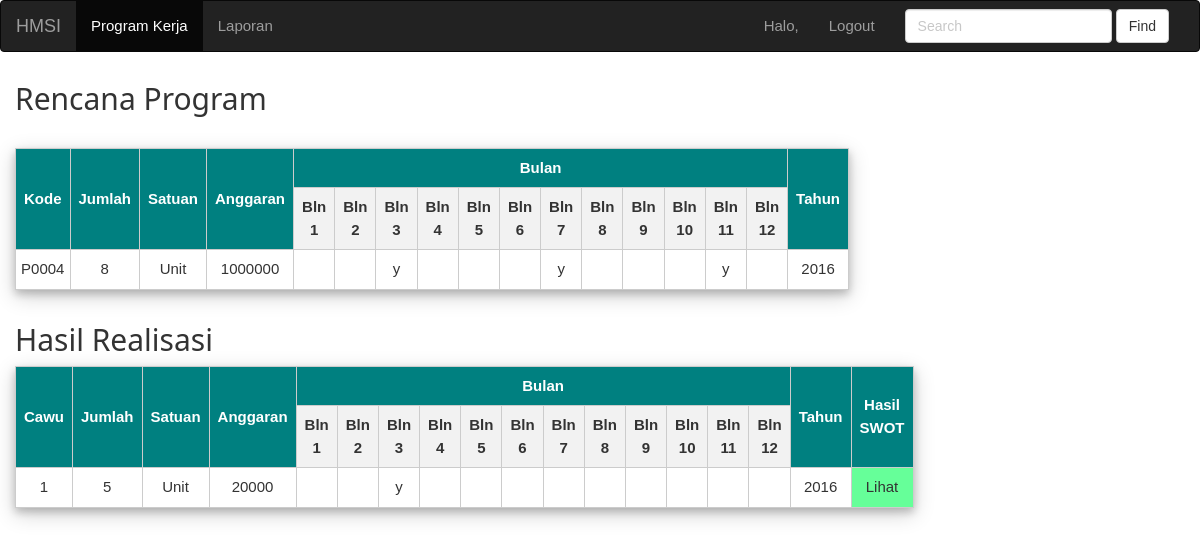
The app's page /hasil-realisasi-pend.php?kode_prog=P0004 with its own data.
### tables this page shows
CREATE TABLE IF NOT EXISTS `prog_kerja` (
  `kode_prog` char(5) NOT NULL,
  `divisi` varchar(20) DEFAULT NULL,
  `nm_prog` varchar(100) NOT NULL,
  `ren_indikator` varchar(100) NOT NULL,
  `ren_jumlah` int(10) NOT NULL,
  `ren_satuan` char(10) NOT NULL,
  `ren_anggaran` int(11) NOT NULL,
  `ren_bln1` char(1) DEFAULT NULL,
  `ren_bln2` char(1) DEFAULT NULL,
  `ren_bln3` char(1) DEFAULT NULL,
  `ren_bln4` char(1) DEFAULT NULL,
  `ren_bln5` char(1) DEFAULT NULL,
  `ren_bln6` char(1) DEFAULT NULL,
  `ren_bln7` char(1) DEFAULT NULL,
  `ren_bln8` char(1) DEFAULT NULL,
  `ren_bln9` char(1) DEFAULT NULL,
  `ren_bln10` char(1) DEFAULT NULL,
  `ren_bln11` char(1) DEFAULT NULL,
  `ren_bln12` char(1) DEFAULT NULL,
  `tahun` char(4) NOT NULL
);

CREATE TABLE IF NOT EXISTS `realisasi` (
`kode_res` int(11) NOT NULL,
  `kode_prog` char(5) NOT NULL,
  `cawu` int(11) NOT NULL,
  `jumlah` int(11) NOT NULL,
  `satuan` char(10) NOT NULL,
  `anggaran` int(11) NOT NULL,
  `rel_bln1` char(1) DEFAULT NULL,
  `rel_bln2` char(1) DEFAULT NULL,
  `rel_bln3` char(1) DEFAULT NULL,
  `rel_bln4` char(1) DEFAULT NULL,
  `rel_bln5` char(1) DEFAULT NULL,
  `rel_bln6` char(1) DEFAULT NULL,
  `rel_bln7` char(1) DEFAULT NULL,
  `rel_bln8` char(1) DEFAULT NULL,
  `rel_bln9` char(1) DEFAULT NULL,
  `rel_bln10` char(1) DEFAULT NULL,
  `rel_bln11` char(1) DEFAULT NULL,
  `rel_bln12` char(1) DEFAULT NULL,
  `tahun` char(4) NOT NULL
);

### hasil-realisasi-pend.php (the view, shortened to what this page needs)
<!DOCTYPE html>
<html>
<head>
    <link rel="stylesheet" href="css/bootstrap.min.css">
	<link rel="stylesheet" href="css/styles.css">
	<link rel="stylesheet" href="css/W3.css">
</head>
<body>
	<nav class="navbar navbar-inverse">
	  <div class="container-fluid">
		<div class="navbar-header">
		  <a class="navbar-brand" href="index-pend.php">HMSI</a></li>
		</div>
		<div class="collapse navbar-collapse" id="bs-example-navbar-collapse-1">
		  <ul class="nav navbar-nav">
			<li class="active"><a href="index-pend.php">Program Kerja <span class="sr-only">(current)</span></a></li>
			<li class><a href="laporan.php" target="_blank">Laporan <span class="sr-only">(current)</span></a></li>
		  </ul>
		  <form class="navbar-form navbar-right" role="search">
			<div class="form-group">
			  <input type="text" class="form-control" placeholder="Search">
			</div>
			<button type="submit" class="btn btn-default">Find</button>
		  </form>
		  <ul class="nav navbar-nav navbar-right">
			<li>
				<a href="" class="dropdown-toggle" data-toggle="dropdown" role="button" aria-haspopup="true" aria-expanded="false">
					<span class="glyphicon glyphicon-user" aria-hidden="true"></span><?PHP
						if(isset($_POST['username']))
						echo "Halo, ".$_POST['username']."<br>";
						else
						echo "Halo, ".$_COOKIE['username']."<br>";
					?>
				</a>
			</li>
			<li><a href="logout.php">Logout</a></li>
		  </ul>
		</div>
	  </div>
	</nav>
	<div class="col-md-12">
	<h2>Rencana Program</h2>
	<table class="w3-card-4" cellpadding="5" cellspacing="0" border="1" style="border-style:solid; border-color: #ccc">
		<tr style="background-color:teal; color:white">
			<th rowspan="2">Kode</th>
			<th rowspan="2">Jumlah</th>
			<th rowspan="2">Satuan</th>
			<th rowspan="2">Anggaran</th>
			<th colspan="12">Bulan</th>
            <th rowspan="2">Tahun</th>
		</tr>
		<tr>
				<th>Bln 1</th>
				<th>Bln 2</th>
				<th>Bln 3</th>
				<th>Bln 4</th>
				<th>Bln 5</th>
				<th>Bln 6</th>
				<th>Bln 7</th>
				<th>Bln 8</th>
				<th>Bln 9</th>
				<th>Bln 10</th>
				<th>Bln 11</th>
				<th>Bln 12</th>
		</tr>
		<?php
		$kode = $_GET['kode_prog'];
		$query = mysql_query("SELECT * FROM prog_kerja WHERE kode_prog='$kode'") or die(mysql_error());
		if(mysql_num_rows($query) == 0){
			echo '<tr><td colspan="6">Tidak ada data!</td></tr>';
		}else{
			echo "<br>";
			while($data = mysql_fetch_assoc($query)){
				echo '<tr style="height: 40px; text-align: center;">';
					echo '<td>'.$data['kode_prog'].'</td>';
					echo '<td>'.$data['ren_jumlah'].'</td>';
					echo '<td>'.$data['ren_satuan'].'</td>';
					echo '<td>'.$data['ren_anggaran'].'</td>';
					echo '<td>'.$data['ren_bln1'].'</td>';
					echo '<td>'.$data['ren_bln2'].'</td>';
					echo '<td>'.$data['ren_bln3'].'</td>';
					echo '<td>'.$data['ren_bln4'].'</td>';
					echo '<td>'.$data['ren_bln5'].'</td>';
					echo '<td>'.$data['ren_bln6'].'</td>';
					echo '<td>'.$data['ren_bln7'].'</td>';
					echo '<td>'.$data['ren_bln8'].'</td>';
					echo '<td>'.$data['ren_bln9'].'</td>';
					echo '<td>'.$data['ren_bln10'].'</td>';
					echo '<td>'.$data['ren_bln11'].'</td>';
					echo '<td>'.$data['ren_bln12'].'</td>';
					echo '<td>'.$data['tahun'].'</td>';
				echo '</tr>';
			}
		}
		?>
	</table>
    <h2>Hasil Realisasi</h2>
	<table class="w3-card-4" cellpadding="5" cellspacing="0" border="1" style="border-style:solid; border-color: #ccc">
		<tr style="background-color:teal; color:white">
			<th rowspan="2">Cawu</th>
			<th rowspan="2">Jumlah</th>
			<th rowspan="2">Satuan</th>
			<th rowspan="2">Anggaran</th>
			<th colspan="12">Bulan</th>
			<th rowspan="2">Tahun</th>
			<th rowspan="2">Hasil SWOT</th>
		</tr>
		<tr>
				<th>Bln 1</th>
				<th>Bln 2</th>
				<th>Bln 3</th>
				<th>Bln 4</th>
				<th>Bln 5</th>
				<th>Bln 6</th>
				<th>Bln 7</th>
				<th>Bln 8</th>
				<th>Bln 9</th>
				<th>Bln 10</th>
				<th>Bln 11</th>
				<th>Bln 12</th>
		</tr>
		<?php
		$kode = $_GET['kode_prog'];
		$query = mysql_query("SELECT * FROM realisasi WHERE kode_prog='$kode'") or die(mysql_error());
		if(mysql_num_rows($query) == 0){
			echo '<tr><td colspan="6">Tidak ada data!</td></tr>';
		}else{
			while($data = mysql_fetch_assoc($query)){
				echo '<tr style="height: 40px; text-align: center;">';
					echo '<td>'.$data['cawu'].'</td>';
					echo '<td>'.$data['jumlah'].'</td>';
					echo '<td>'.$data['satuan'].'</td>';
					echo '<td>'.$data['anggaran'].'</td>';
					echo '<td>'.$data['rel_bln1'].'</td>';
					echo '<td>'.$data['rel_bln2'].'</td>';
					echo '<td>'.$data['rel_bln3'].'</td>';
					echo '<td>'.$data['rel_bln4'].'</td>';
					echo '<td>'.$data['rel_bln5'].'</td>';
					echo '<td>'.$data['rel_bln6'].'</td>';
					echo '<td>'.$data['rel_bln7'].'</td>';
					echo '<td>'.$data['rel_bln8'].'</td>';
					echo '<td>'.$data['rel_bln9'].'</td>';
					echo '<td>'.$data['rel_bln10'].'</td>';
					echo '<td>'.$data['rel_bln11'].'</td>';
					echo '<td>'.$data['rel_bln12'].'</td>';
					echo '<td>'.$data['tahun'].'</td>';
					echo '<td style="background-color:#66ff99"><a href="hasil-swot-pend.php?kode_res='.$data['kode_res'].'" target="_blank">Lihat</a></td>';
				echo '</tr>';
			}
		}
		?>
	</table>
	</div>
</body>
</html>

### css/styles.css (style rules this page uses)
table { border-collapse: collapse; width: 790px; }
th { text-align: center; padding: 8px; }
tr:nth-child(even) { background-color: #f2f2f2 }

### css/W3.css (style rules this page uses)
html { box-sizing:border-box }
*,*:before,*:after { box-sizing:inherit }
html { -ms-text-size-adjust:100%;-webkit-text-size-adjust:100% }
body { margin:0 }
article,aside,details,figcaption,figure,footer,header,main,menu,nav,section,summary { display:block }
a { background-color:transparent;-webkit-text-decoration-skip:objects }
button,input,select,textarea { font:inherit;margin:0 }
button,input { overflow:visible }
button,select { text-transform:none }
button,html [type=button],[type=reset],[type=submit] { -webkit-appearance:button }
html,body { font-family:Verdana,sans-serif;font-size:15px;line-height:1.5 }
html { overflow-x:hidden }
h1,h2,h3,h4,h5,h6,.w3-slim,.w3-wide { font-family:"Segoe UI",Arial,sans-serif }
h2 { font-size:30px }
h1,h2,h3,h4,h5,h6 { font-weight:400;margin:10px 0 }
a { color:inherit }
.w3-card-4,.w3-hover-shadow:hover { box-shadow:0 4px 8px 0 rgba(0,0,0,0.2),0 6px 20px 0 rgba(0,0,0,0.19)!important }

### records on screen
prog_kerja: kode_prog "P0004", ren_jumlah "8", ren_satuan "Unit", ren_anggaran "1000000", ren_bln3 "y", ren_bln7 "y", ren_bln11 "y", tahun "2016"
realisasi: cawu "1", jumlah "5", satuan "Unit", anggaran "20000", rel_bln3 "y", tahun "2016"
